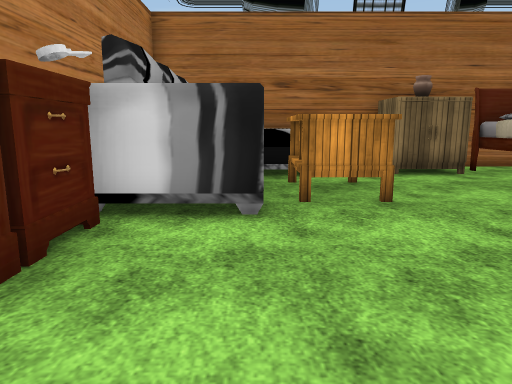
view 1 (above)

17 first-person views from a walk through a scene from a Unity 3-D project. The camera is 1.3 m above the floor, tilts 10° down and sees 70° across. The floor is counted in squares, 1 m on a side. Each view is taken from the middle of a square. On the plan, view 1 faces up. The plan holds only what a view shows up to about 15 squares ahead; the rest is blank. The place goes on beyond the plan. Flat ground stands in for the terrain. The player character is not drawn. Some animated figures are not drawn. Door leaves are left out, so doorways stand open. Some surface patterns are stand-ins.

view 2
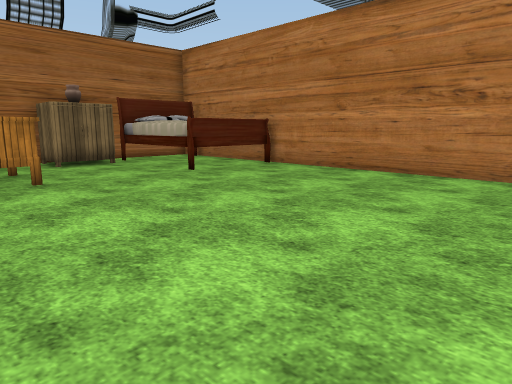

view 3
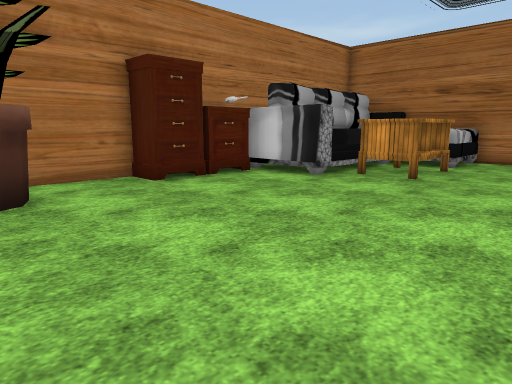

view 4
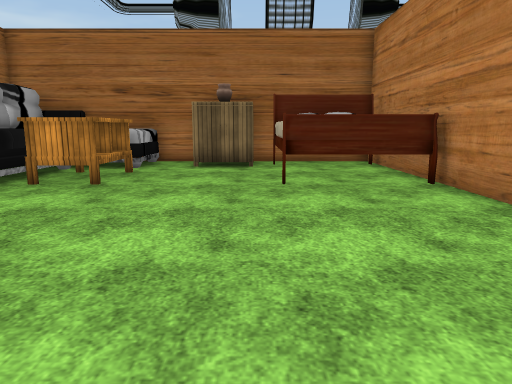

view 5
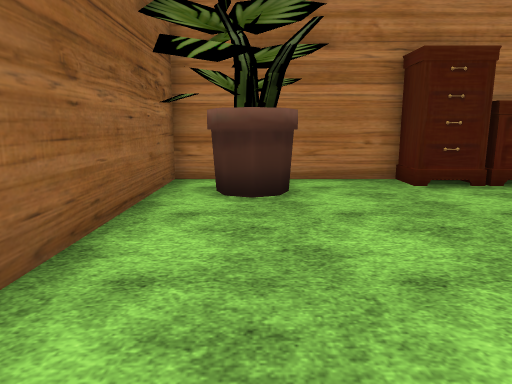

view 6
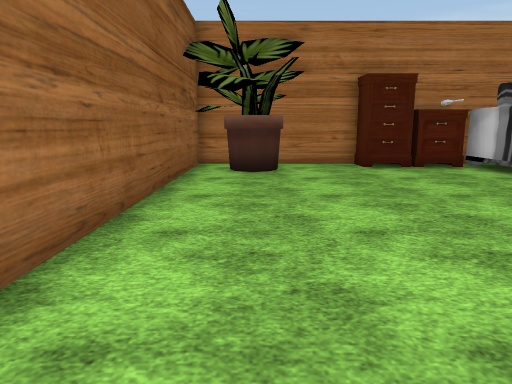

view 7
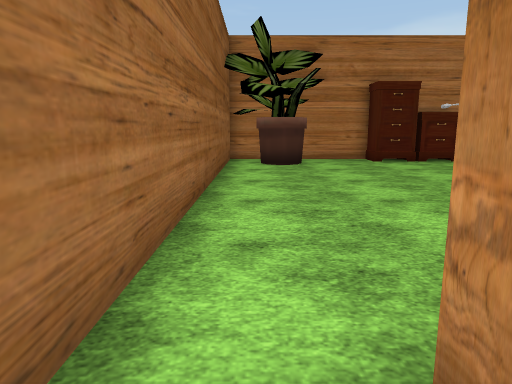

view 8
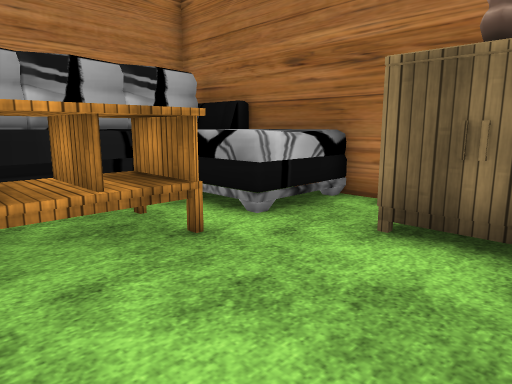

view 9
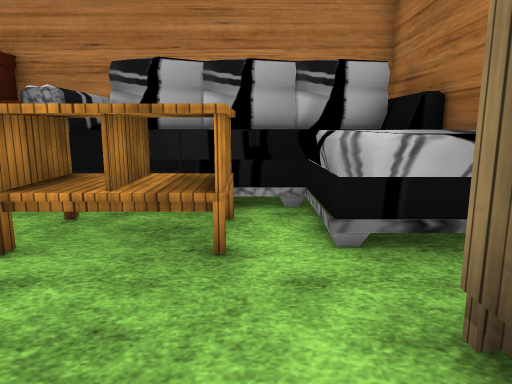

view 10
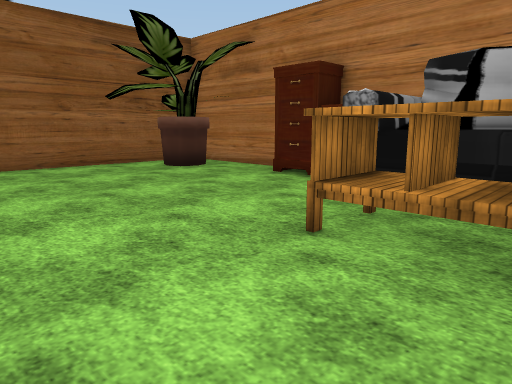

view 11
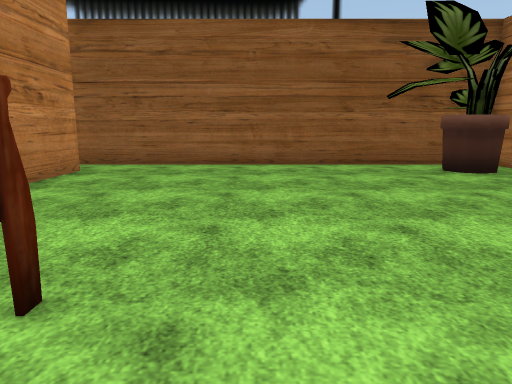

view 12
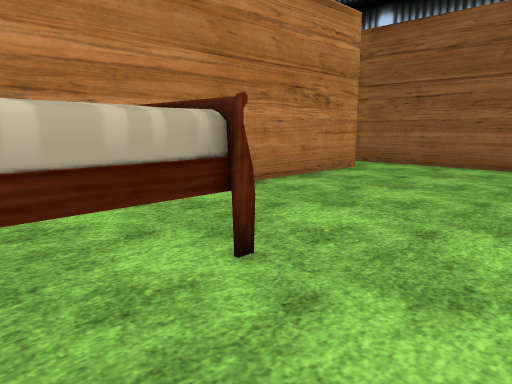

view 13
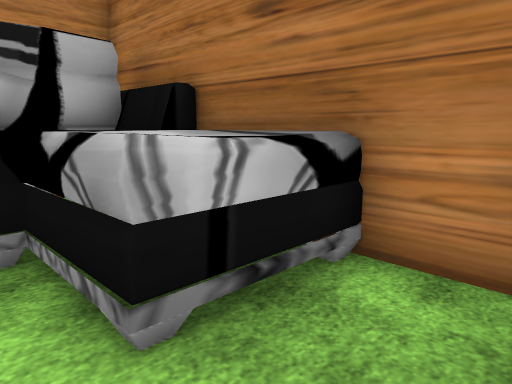

view 14
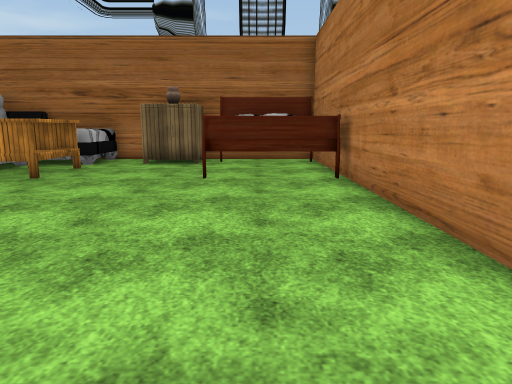

view 15
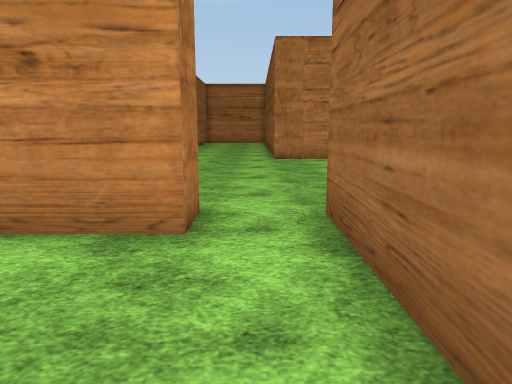

view 16
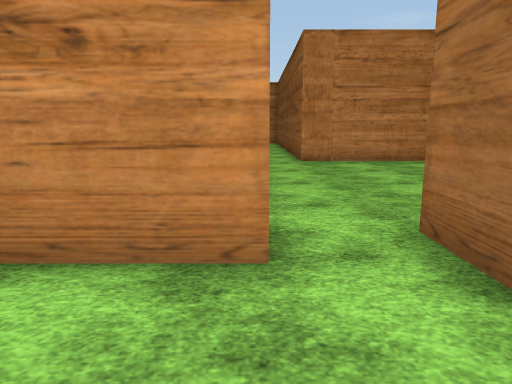

view 17
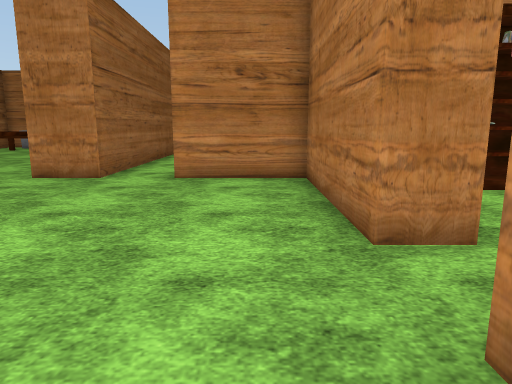

### Floor plan
Key: @ floor where view 1 was taken; # wall or solid block; . floor; B bed; T table; K bookshelf; O other object.
Columns run from 3 left of view 1 to 22 right of it. Each row starts with its distance up from view 1.
 12  OOOOO##O#####
 11 #OOOOO.OO#BBBB
 10  OOOOO.###BBBB
  9  OOO##....B  B
  8  OOOTT....B  B
  7  OOOTT....BBBB
  6 #OOO##........#
  5 ####..........##
  4 ##............# K...
  3 ##............#    ..
  2 ##............#     #.
  1 #.............#######.#
  0 #..@..........#........ .
 -1 ##O...........#..........
 -2 #OO...........#..........
 -3 #OO.......................
 -4 ###############..........#
 -5               #..........#
 -6               #.. .......#

Where each view was taken, in squares from view 1:
view 1: 0 up, 0 right, facing up
view 2: 3 down, 0 right, facing up-right
view 3: 3 down, 6 right, facing up-left
view 4: 2 down, 6 right, facing up
view 5: 2 down, 6 right, facing left
view 6: 2 down, 10 right, facing left
view 7: 3 down, 12 right, facing left
view 8: 6 up, 6 right, facing up-left
view 9: 9 up, 6 right, facing left
view 10: 9 up, 6 right, facing down-left
view 11: 9 up, 5 right, facing down
view 12: 9 up, 4 right, facing down-right
view 13: 9 up, 4 right, facing up-left
view 14: 3 down, 8 right, facing up
view 15: 3 down, 6 right, facing right
view 16: 2 down, 7 right, facing right
view 17: 0 up, 21 right, facing left
